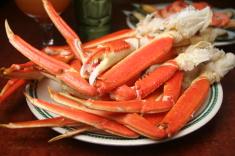
#> input picture react-for-beginners/catch-of-the-day/build/images/crab.jpg, 235 x 156 px, given in place of the camera
$ python information-extraction.py
#> lines starting #> are read from the running program, lines starting #| are printed output that depends on the picture
import cv2
import numpy as np
from matplotlib import pyplot as plt


capture = cv2.VideoCapture(0)
image = []
while True:
    ret, frame = capture.read()
#> frame is the input picture: shape (156, 235, 3); mean B, G, R 55.9, 83.4, 148.6
    cv2.imshow("Imagem", frame)
    if cv2.waitKey(1) & 0xFF == ord("q"):
#> (key q is pressed here)
        image = frame
        break
capture.release()
cv2.destroyAllWindows()
image_in_gray = cv2.cvtColor(image, cv2.COLOR_RGB2GRAY)
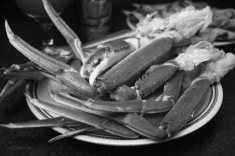
#> image_in_gray: shape (156, 235); min 1, max 250, mean 82.6
plt.hist(image.ravel(), 256, [0, 255])
plt.figure()
b, g, r = cv2.split(image)
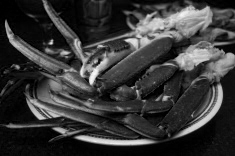
#> b: shape (156, 235); min 0, max 249, mean 55.9
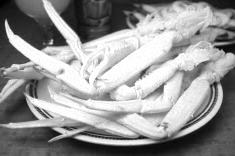
#> r: shape (156, 235); min 0, max 255, mean 148.6
plt.hist(b.ravel(), 256, [0, 255])
plt.figure()
plt.hist(g.ravel(), 256, [0, 255])
plt.figure()
plt.hist(r.ravel(), 256, [0, 255])
equalized = cv2.equalizeHist(image_in_gray)
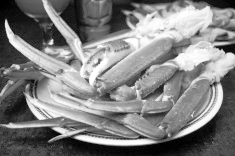
#> equalized: shape (156, 235); min 0, max 255, mean 128.3
cv2.imshow("original image", image_in_gray)
cv2.imshow("equalized image", equalized)
cv2.waitKey(0)
plt.hist(equalized.ravel(), 256, [0, 255])
plt.show()
#> figure, not shown here; tallest bar 1987 high, from x = 254 to 255
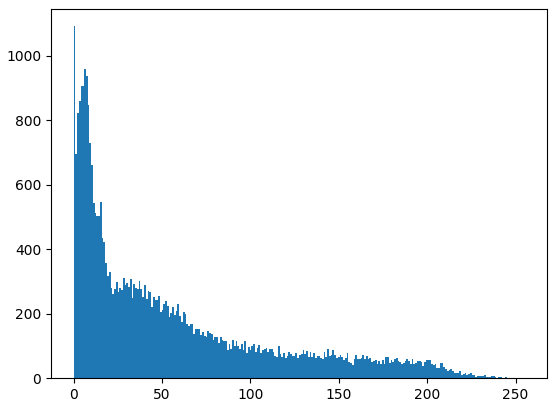
#> figure drawn by matplotlib, 1 panel; tallest bar 1091 high, from x = 0 to 0.996
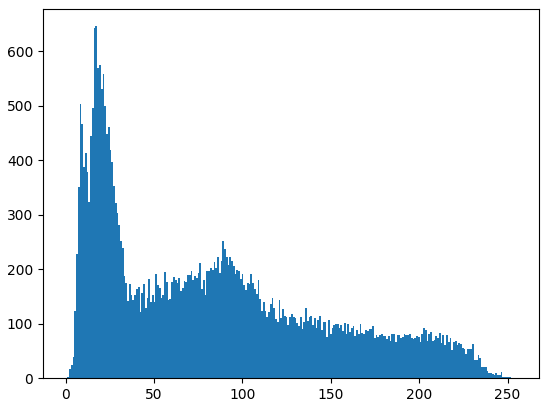
#> figure drawn by matplotlib, 1 panel; tallest bar 646 high, from x = 16.93 to 17.93
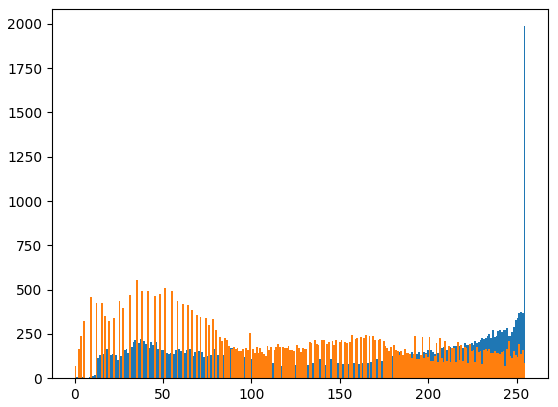
#> figure drawn by matplotlib, 1 panel; tallest bar 1987 high, from x = 254 to 255; tallest bar 557 high, from x = 34.86 to 35.86
cv2.destroyAllWindows()

$ run again, on react-for-beginners/catch-of-the-day/build/images/hali.jpg
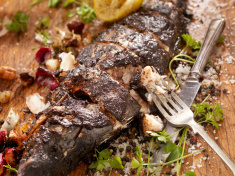
#> input picture react-for-beginners/catch-of-the-day/build/images/hali.jpg, 235 x 176 px, given in place of the camera
#> frame is the input picture: shape (176, 235, 3); mean B, G, R 76.4, 106.5, 141.7
#> `equalized = cv2.equalizeHist(image_in_gray)`:
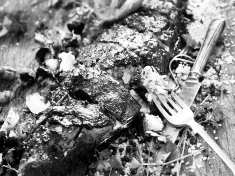
#> equalized: shape (176, 235); min 0, max 255, mean 128.1
#> `plt.show()`:
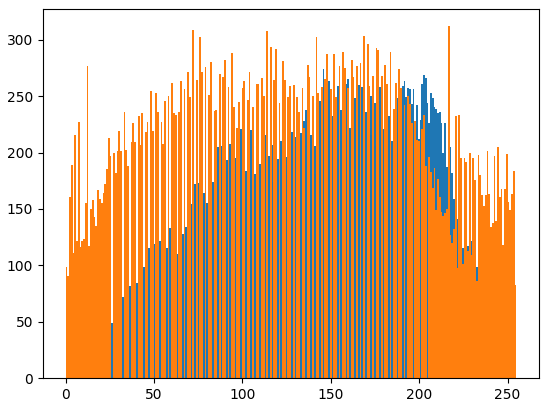
#> figure drawn by matplotlib, 1 panel; tallest bar 274 high, from x = 145.4 to 146.4; tallest bar 312 high, from x = 216.2 to 217.1

$ run again, on react-for-beginners/catch-of-the-day/build/images/lobster.jpg
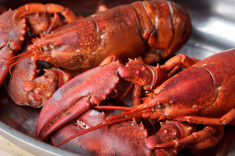
#> input picture react-for-beginners/catch-of-the-day/build/images/lobster.jpg, 235 x 156 px, given in place of the camera
#> frame is the input picture: shape (156, 235, 3); mean B, G, R 60.8, 72.6, 150.1
#> `equalized = cv2.equalizeHist(image_in_gray)`:
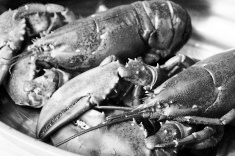
#> equalized: shape (156, 235); min 0, max 255, mean 128.2
#> `plt.show()`:
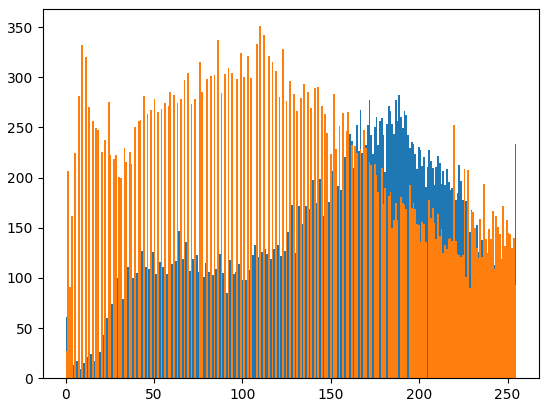
#> figure drawn by matplotlib, 1 panel; tallest bar 282 high, from x = 188.3 to 189.3; tallest bar 351 high, from x = 109.6 to 110.6

$ run again, on react-for-beginners/catch-of-the-day/build/images/mahi.jpg
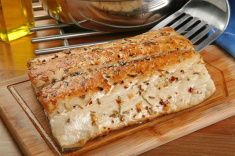
#> input picture react-for-beginners/catch-of-the-day/build/images/mahi.jpg, 235 x 156 px, given in place of the camera
#> frame is the input picture: shape (156, 235, 3); mean B, G, R 75.6, 119, 161.4
#> `plt.show()`:
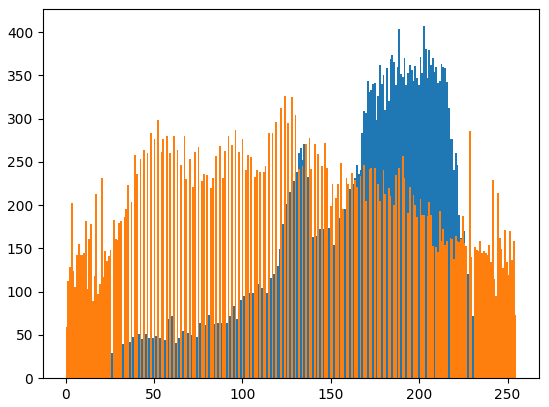
#> figure drawn by matplotlib, 1 panel; tallest bar 407 high, from x = 202.2 to 203.2; tallest bar 326 high, from x = 123.5 to 124.5
